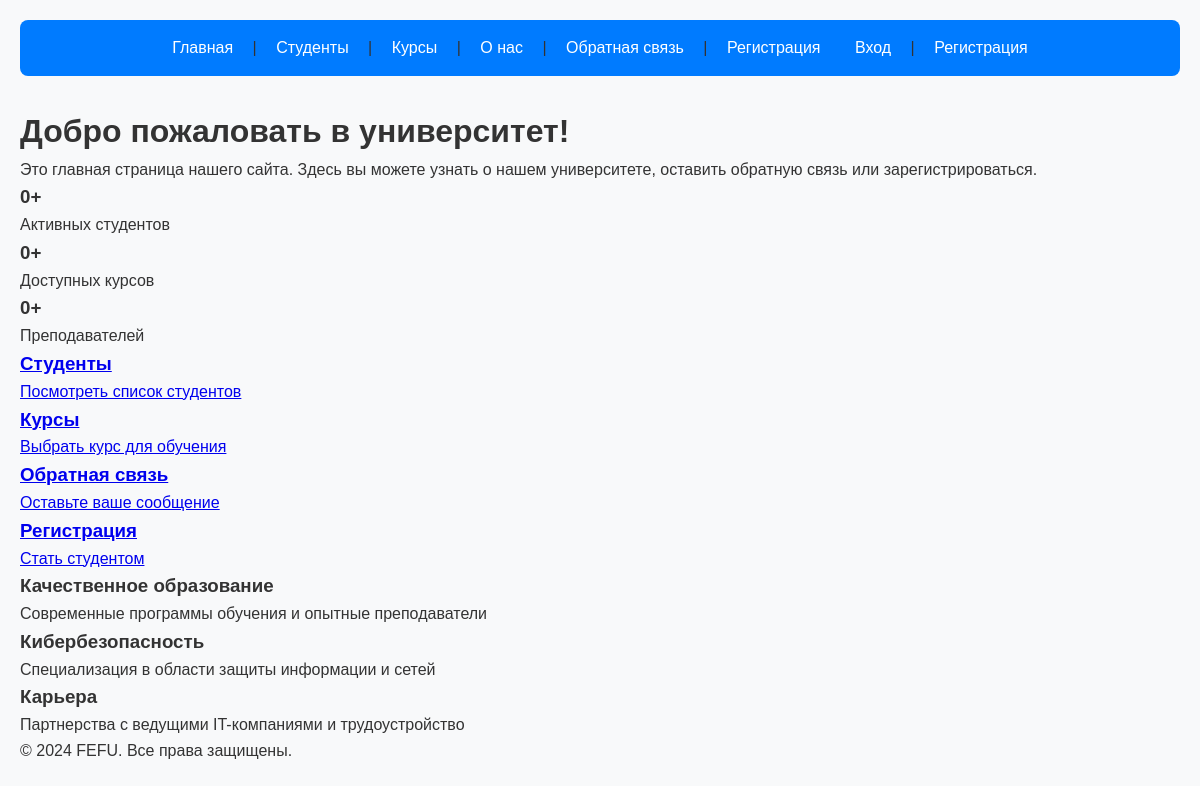
The app's page /, older data.
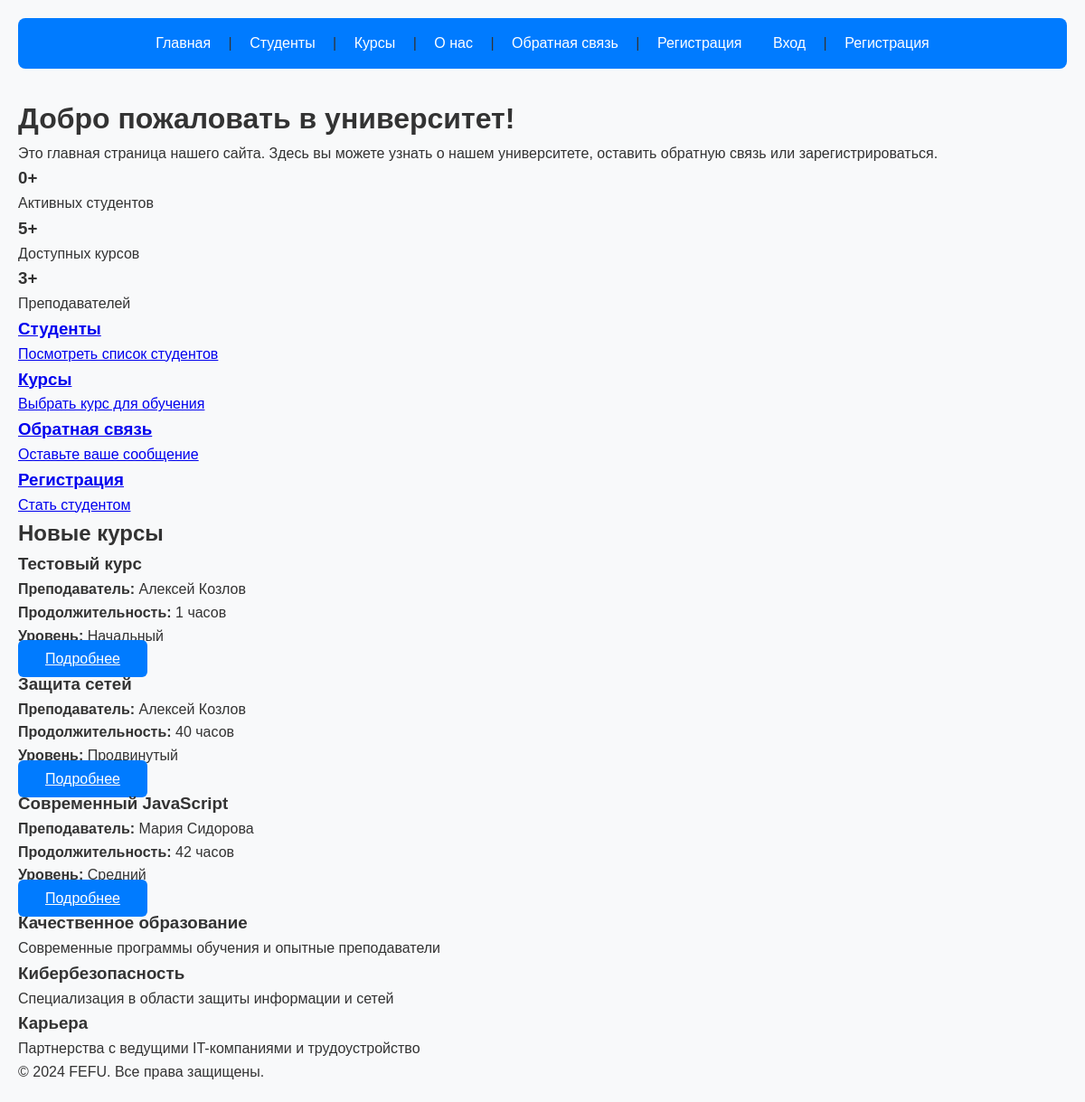
The same page, newer data.
### fefu_lab/models.py (models this page shows, shortened)
class Course(models.Model):
    LEVEL_CHOICES = [
        ('BEGINNER', 'Начальный'),
        ('INTERMEDIATE', 'Средний'),
        ('ADVANCED', 'Продвинутый'),
    ]
    title = models.CharField(
        max_length=200,
        verbose_name='Название курса'
    )
    slug = models.SlugField(
        max_length=200,
        unique=True,
        verbose_name='URL-идентификатор'
    )
    description = models.TextField(
        verbose_name='Описание курса'
    )
    duration = models.PositiveIntegerField(
        verbose_name='Продолжительность (часов)'
    )
    instructor = models.ForeignKey(
        Instructor,
        on_delete=models.SET_NULL,
        null=True,
        blank=True,
        related_name='courses',
        verbose_name='Преподаватель'
    )
    level = models.CharField(
        max_length=12,
        choices=LEVEL_CHOICES,
        default='BEGINNER',
        verbose_name='Уровень сложности'
    )
    max_students = models.PositiveIntegerField(
        default=30,
        verbose_name='Максимум студентов'
    )
    price = models.DecimalField(
        max_digits=8,
        decimal_places=2,
        default=0,
        verbose_name='Стоимость'
    )
    is_active = models.BooleanField(
        default=True,
        verbose_name='Активен'
    )
    created_at = models.DateTimeField(
        auto_now_add=True,
        verbose_name='Дата создания'
    )
    updated_at = models.DateTimeField(
        auto_now=True,
        verbose_name='Дата обновления'
    )
    class Meta:
        verbose_name = 'Курс'
        verbose_name_plural = 'Курсы'
        ordering = ['-created_at']
        db_table = 'courses'

class Instructor(models.Model):
    first_name = models.CharField(
        max_length=100,
        verbose_name='Имя'
    )
    last_name = models.CharField(
        max_length=100,
        verbose_name='Фамилия'
    )
    email = models.EmailField(
        unique=True,
        verbose_name='Email'
    )
    specialization = models.CharField(
        max_length=200,
        verbose_name='Специализация'
    )
    degree = models.CharField(
        max_length=100,
        blank=True,
        verbose_name='Ученая степень'
    )
    is_active = models.BooleanField(
        default=True,
        verbose_name='Активен'
    )
    created_at = models.DateTimeField(
        auto_now_add=True,
        verbose_name='Дата создания'
    )
    class Meta:
        verbose_name = 'Преподаватель'
        verbose_name_plural = 'Преподаватели'
        ordering = ['last_name', 'first_name']
    @property
    def full_name(self):
        return f"{self.first_name} {self.last_name}"

### fefu_lab/views.py (the view)
# urls.py: path('', views.home_page, name='home'),
def home_page(request):
    total_students = Student.objects.filter(is_active=True).count()
    total_courses = Course.objects.filter(is_active=True).count()
    total_instructors = Instructor.objects.filter(is_active=True).count()
    recent_courses = Course.objects.filter(is_active=True).select_related('instructor').order_by('-created_at')[:3]
    return render(request, 'fefu_lab/home.html', {
        'title': 'Главная страница',
        'total_students': total_students,
        'total_courses': total_courses,
        'total_instructors': total_instructors,
        'recent_courses': recent_courses
    })

### templates/fefu_lab/home.html (shortened to what this page needs)
{% extends "fefu_lab/base.html" %}
{% block heading %}Добро пожаловать в университет!{% endblock %}
{% block content %}
<div class="text-center mb-20">
    <p>Это главная страница нашего сайта. Здесь вы можете узнать о нашем университете, оставить обратную связь или зарегистрироваться.</p>
</div>
<div class="info-grid mb-20">
    <div class="info-item text-center">
        <h3>{{ total_students }}+</h3>
        <p>Активных студентов</p>
    </div>
    <div class="info-item text-center">
        <h3>{{ total_courses }}+</h3>
        <p>Доступных курсов</p>
    </div>
    <div class="info-item text-center">
        <h3>{{ total_instructors }}+</h3>
        <p>Преподавателей</p>
    </div>
</div>
<div class="quick-links mt-20">
    <a href="{% url 'student_list' %}" class="quick-link">
        <h3>Студенты</h3>
        <p>Посмотреть список студентов</p>
    </a>
    <a href="{% url 'course_list' %}" class="quick-link">
        <h3>Курсы</h3>
        <p>Выбрать курс для обучения</p>
    </a>
    <a href="/feedback/" class="quick-link">
        <h3>Обратная связь</h3>
        <p>Оставьте ваше сообщение</p>
    </a>
    <a href="/register/" class="quick-link">
        <h3>Регистрация</h3>
        <p>Стать студентом</p>
    </a>
</div>
{% if recent_courses %}
<div class="mt-20">
    <h2>Новые курсы</h2>
    <div class="info-grid">
        {% for course in recent_courses %}
            <div class="info-item">
                <h3>{{ course.title }}</h3>
                <p><strong>Преподаватель:</strong>
                    {% if course.instructor %}
                        {{ course.instructor.full_name }}
                    {% else %}
                        Не назначен
                    {% endif %}
                </p>
                <p><strong>Продолжительность:</strong> {{ course.duration }} часов</p>
                <p><strong>Уровень:</strong> {{ course.get_level_display }}</p>
                <a href="{% url 'course_detail' course.slug %}" class="btn" style="margin-top: 10px;">Подробнее</a>
            </div>
        {% endfor %}
    </div>
</div>
{% endif %}
<div class="about-features mt-20">
    <div class="feature-card">
        <h3>Качественное образование</h3>
        <p>Современные программы обучения и опытные преподаватели</p>
    </div>
    <div class="feature-card">
        <h3>Кибербезопасность</h3>
        <p>Специализация в области защиты информации и сетей</p>
    </div>
    <div class="feature-card">
        <h3>Карьера</h3>
        <p>Партнерства с ведущими IT-компаниями и трудоустройство</p>
    </div>
</div>
{% endblock %}

Row changes from the older to the newer data that the page shows:
added Course: title "Тестовый курс", instructor.full_name "Алексей Козлов", duration "1", level "Начальный"
added Course: title "Защита сетей", instructor.full_name "Алексей Козлов", duration "40", level "Продвинутый"
added Course: title "Современный JavaScript", instructor.full_name "Мария Сидорова", duration "42", level "Средний"
Text that changed along with them:
{{ total_courses }}: "0" → "5"
{{ total_instructors }}: "0" → "3"
text now shown: "Новые курсы"
